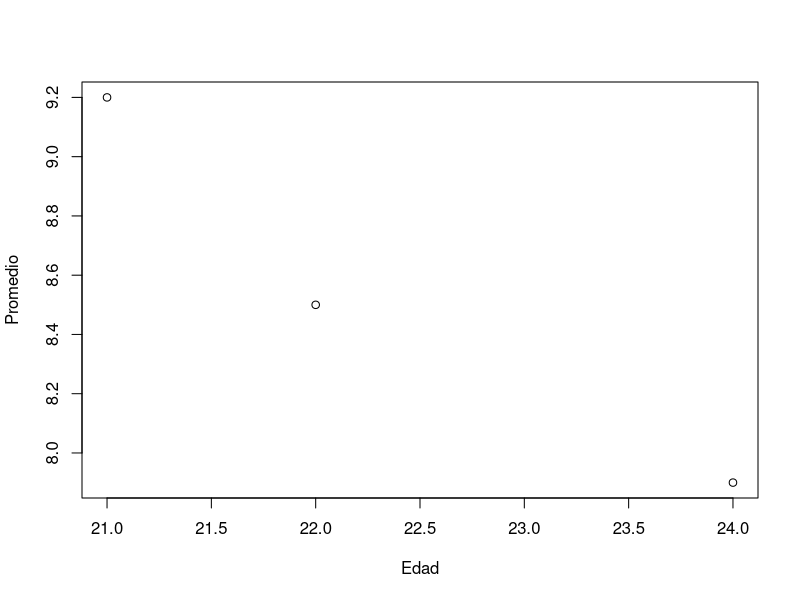
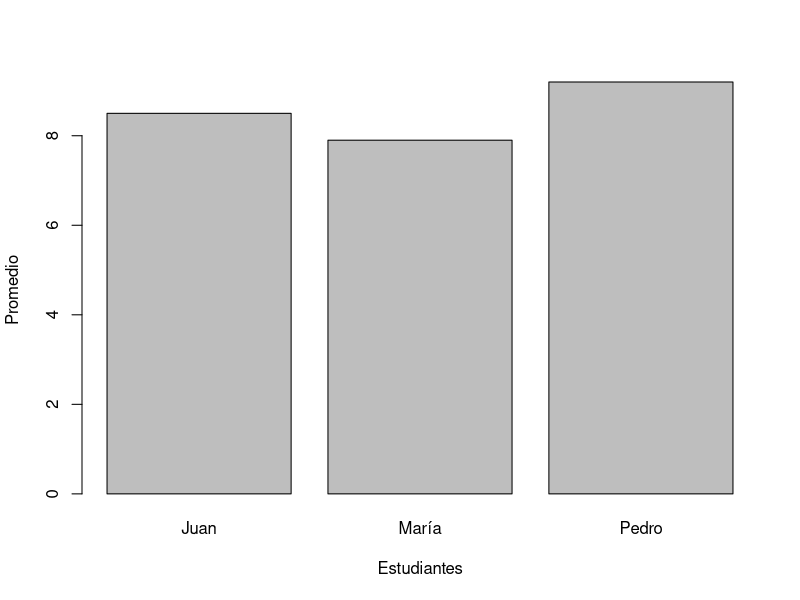

Write R code to recreate these figures, in order.
## ---- chunk 1
  #Ejemplo: Crear un DataFrame de estudiantes # nolint: indentation_linter.
  estudiantes <- data.frame(
    nombre = c("Juan", "María", "Pedro"),
    edad = c(22, 24, 21),
    promedio = c(8.5, 7.9, 9.2)
  )

  # Mostrar el DataFrame creado # nolint: indentation_linter.
  estudiantes
## ---- chunk 2
  head(estudiantes) # Muestra las primeras 6 filas por defecto
  tail(estudiantes, 1) # Muestra las últimas 6 filas por defecto
## ---- chunk 3
  dim(estudiantes) # Muestra el número de filas y columnas
## ---- chunk 4
  names(estudiantes) # Muestra los nombres de las columnas
## ---- chunk 5
  # Acceder a la edad de María
  estudiantes[2, "edad"] # Accede a la fila 2, columna "edad"
## ---- chunk 6
  # Filtrar estudiantes con promedio mayor a 8.0
  estudiantes[estudiantes$promedio > 8.0, ]
## ---- chunk 7
  # Agregar columna estado (aprobado/reprobado/aprobado)
  estudiantes$status <- ifelse(estudiantes$promedio >= 8.0, "ap", "rp")
  estudiantes
## ---- chunk 8
  summary(estudiantes)
## ---- chunk 9
    plot(estudiantes$edad, estudiantes$promedio, xlab = "Edad", ylab = "Promedio")
## ---- chunk 10
    barplot(
            estudiantes$promedio,
            names.arg = estudiantes$nombre,
            xlab = "Estudiantes",
            ylab = "Promedio")
